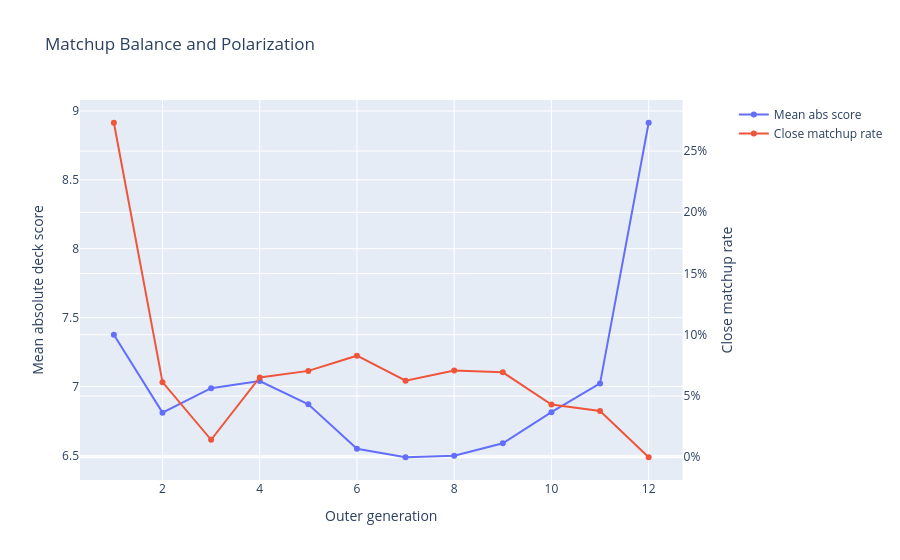

This figure's notebook cell:
### Markdown cell above
## Matchup Balance

This graph answers: are matchups becoming closer to balanced, or more polarized?

The main line is mean absolute deck score. Lower values are closer to neutral matchups. The secondary line is close-matchup rate, the share of samples near even.

How to read it:

- Falling mean absolute score means matchups are becoming less one-sided.
- Rising close-matchup rate means more deck pairs are near even.
- High maximum absolute score means at least one very polarized matchup remains.
- Some polarization is normal in CCGs, but too much can imply hard counters and a fragile meta.

### Code cell
plot_matchup_balance_timeline(group_count=None).show()

### Figure 1 — Plotly figure (JSON) as saved in the notebook; plotly's stock layout.template omitted (floating-point values rounded to 4 significant figures)
{"data": [{"customdata": [[79130.0, 10.0, 17.57], [1449000.0, 175.0, 16.81], [1447000.0, 175.0, 15.25], [1456000.0, 175.0, 16.88], [1392000.0, 175.0, 16.11], [1425000.0, 175.0, 17.51], [1429000.0, 175.0, 15.61], [1386000.0, 175.0, 15.57], [1421000.0, 175.0, 15.98], [1472000.0, 175.0, 15.79], [1412000.0, 175.0, 15.81], [53720.0, 8.0, 12.84]], "hovertemplate": "Generation: %{x}<br>Mean abs score: %{y:.2f}<br>Max abs score: %{customdata[2]:.2f}<br>Matchups: %{customdata[1]}<br>Samples: %{customdata[0]}<extra></extra>", "mode": "lines+markers", "name": "Mean abs score", "type": "scatter", "x": [1, 2, 3, 4, 5, 6, 7, 8, 9, 10, 11, 12], "xaxis": "x", "y": [7.375, 6.81, 6.987, 7.04, 6.87, 6.548, 6.486, 6.497, 6.587, 6.814, 7.022, 8.915], "yaxis": "y"}, {"hovertemplate": "Generation: %{x}<br>Close rate: %{y:.1%}<extra></extra>", "mode": "lines+markers", "name": "Close matchup rate", "type": "scatter", "x": [1, 2, 3, 4, 5, 6, 7, 8, 9, 10, 11, 12], "xaxis": "x", "y": [0.2731, 0.06131, 0.01427, 0.06515, 0.07051, 0.08293, 0.06255, 0.07088, 0.06932, 0.04308, 0.03782, 0.0], "yaxis": "y2"}], "layout": {"title": {"text": "Matchup Balance and Polarization"}, "xaxis": {"anchor": "y", "domain": [0, 0.94], "title": {"text": "Outer generation"}}, "yaxis": {"anchor": "x", "domain": [0, 1], "title": {"text": "Mean absolute deck score"}}, "yaxis2": {"anchor": "x", "overlaying": "y", "side": "right", "tickformat": ".0%", "title": {"text": "Close matchup rate"}}}}
